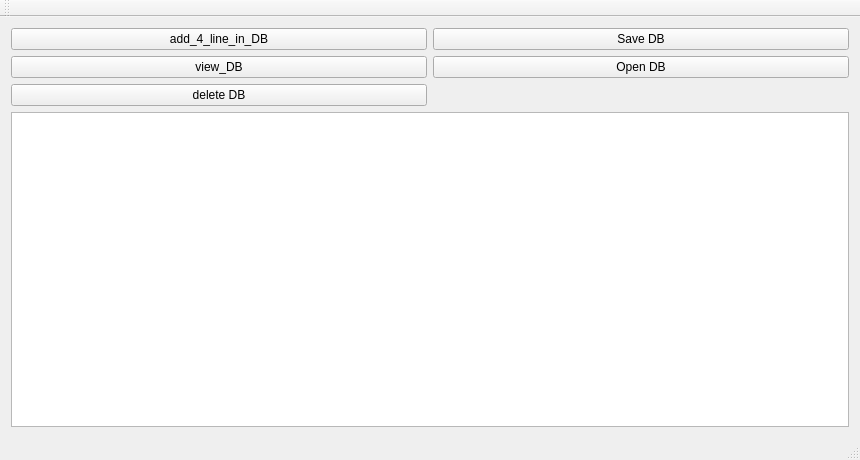
<?xml version="1.0" encoding="UTF-8"?>
<ui version="4.0">
 <class>MainWindow</class>
 <widget class="QMainWindow" name="MainWindow">
  <property name="geometry">
   <rect>
    <x>0</x>
    <y>0</y>
    <width>860</width>
    <height>460</height>
   </rect>
  </property>
  <property name="windowTitle">
   <string>MainWindow</string>
  </property>
  <widget class="QWidget" name="centralWidget">
   <layout class="QGridLayout" name="gridLayout">
    <item row="1" column="0">
     <widget class="QTableView" name="tableView">
      <property name="sizePolicy">
       <sizepolicy hsizetype="Expanding" vsizetype="Expanding">
        <horstretch>0</horstretch>
        <verstretch>0</verstretch>
       </sizepolicy>
      </property>
     </widget>
    </item>
    <item row="0" column="0">
     <layout class="QGridLayout" name="gridLayout_4">
      <item row="0" column="0">
       <widget class="QPushButton" name="pushButton_add_4_line_in_DB">
        <property name="text">
         <string>add_4_line_in_DB</string>
        </property>
       </widget>
      </item>
      <item row="0" column="1">
       <widget class="QPushButton" name="pushButton_Save_DB">
        <property name="text">
         <string>Save DB</string>
        </property>
       </widget>
      </item>
      <item row="2" column="0">
       <widget class="QPushButton" name="pushButton_delete_DB">
        <property name="text">
         <string>delete DB</string>
        </property>
       </widget>
      </item>
      <item row="1" column="0">
       <widget class="QPushButton" name="pushButton_view_DB">
        <property name="text">
         <string>view_DB</string>
        </property>
       </widget>
      </item>
      <item row="1" column="1">
       <widget class="QPushButton" name="pushButton_Open_DB">
        <property name="text">
         <string>Open DB</string>
        </property>
       </widget>
      </item>
     </layout>
    </item>
   </layout>
  </widget>
  <widget class="QMenuBar" name="menuBar">
   <property name="geometry">
    <rect>
     <x>0</x>
     <y>0</y>
     <width>860</width>
     <height>22</height>
    </rect>
   </property>
  </widget>
  <widget class="QToolBar" name="mainToolBar">
   <attribute name="toolBarArea">
    <enum>TopToolBarArea</enum>
   </attribute>
   <attribute name="toolBarBreak">
    <bool>false</bool>
   </attribute>
  </widget>
  <widget class="QStatusBar" name="statusBar"/>
 </widget>
 <layoutdefault spacing="6" margin="11"/>
 <resources/>
 <connections/>
</ui>
